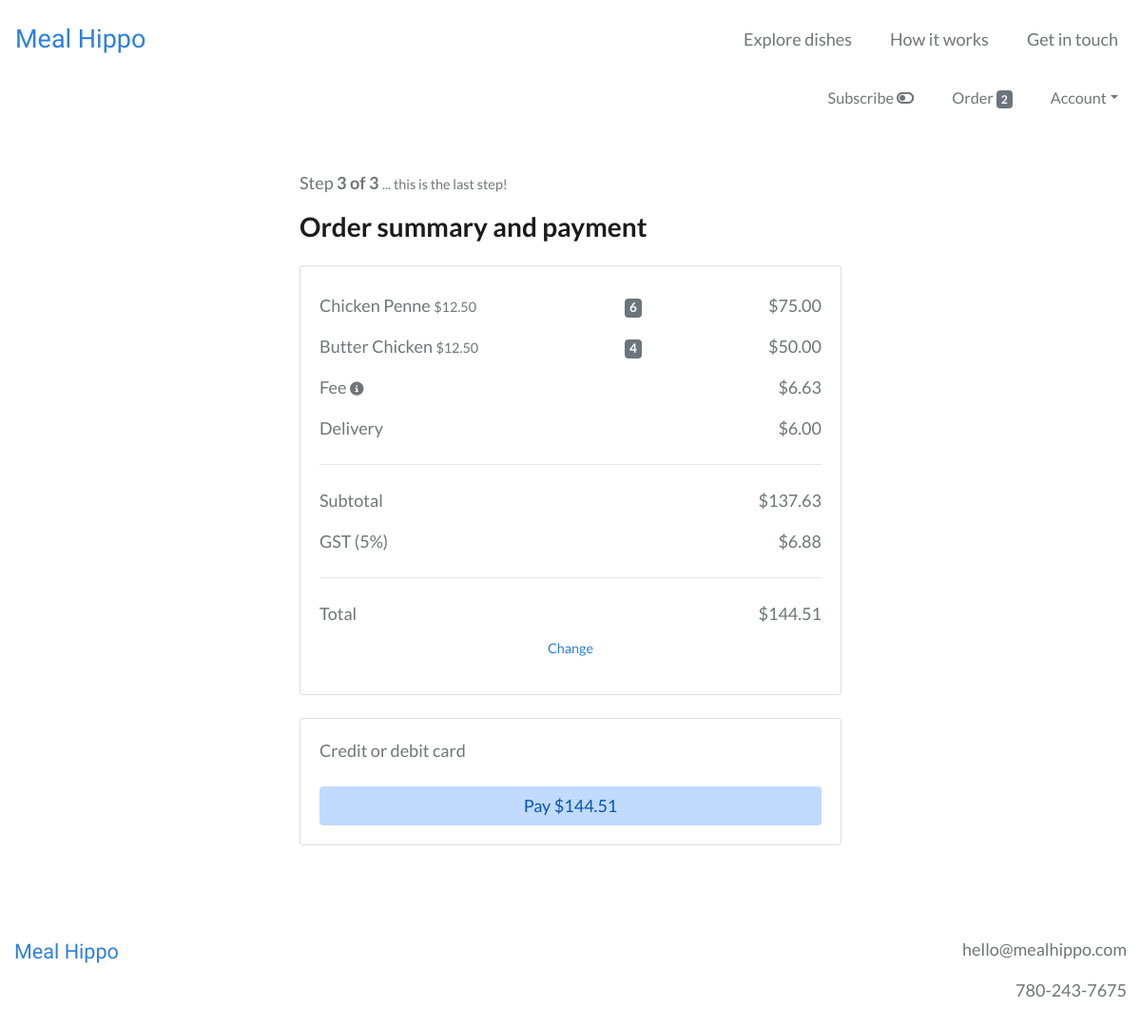
The app's page /order/payment (signed in), older data.
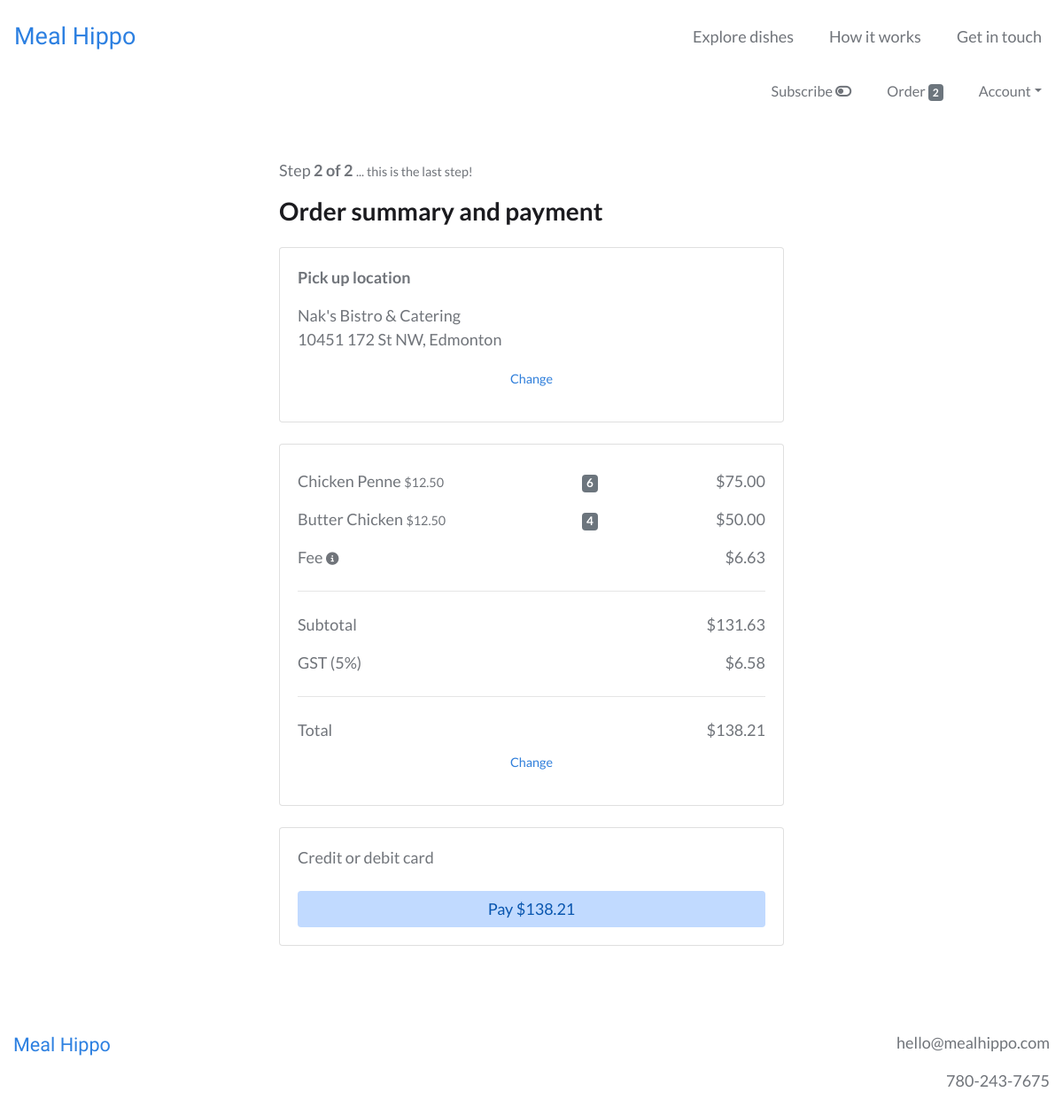
The same page, newer data.
### users/models.py (models this page shows, shortened)
class CustomUser(AbstractBaseUser):
    email = models.EmailField(unique=True)
    is_active = models.BooleanField(default=True)
    is_admin = models.BooleanField(default=False)
    objects = CustomUserManager()
    USERNAME_FIELD = 'email'
    REQUIRED_FIELDS = []

### webplatform/models.py (models this page shows, shortened)
class Order(models.Model):
    user = models.ForeignKey(settings.AUTH_USER_MODEL, on_delete=models.CASCADE)
    items = models.ManyToManyField(OrderItem)
    to_be_delivered = models.BooleanField(default=True)
    delivery_date = models.DateField(null=True)
    delivery_time = models.TimeField(null=True)
    is_completed = models.BooleanField(default=False)
    payment = models.ForeignKey(Payment, on_delete=models.SET_NULL, blank=True, null=True)
    created_at = models.DateTimeField(auto_now_add=True)
    modified_at = models.DateTimeField(auto_now=True)
    def get_order_initial_subtotal(self):
        order_initial_subtotal = 0
        for item in self.items.all():
            order_initial_subtotal += item.get_total_item_price()
        return order_initial_subtotal
    def get_order_web_fee(self):
        order_initial_subtotal = self.get_order_initial_subtotal()
        website_fee_fixed = 3
        website_fee_variable = 0.029
        order_web_fee = website_fee_fixed + order_initial_subtotal * website_fee_variable
        return order_web_fee
    def get_order_subtotal(self):
        order_initial_subtotal = self.get_order_initial_subtotal()
        order_web_fee = self.get_order_web_fee()
        order_subtotal = order_initial_subtotal + order_web_fee
        if not UserDeliveryDetail.objects.filter(user=self.user)[0].free_delivery and self.to_be_delivered:
            order_delivery_fee = 6
            order_subtotal += order_delivery_fee
        return order_subtotal
    def get_order_gst(self):
        order_subtotal = self.get_order_subtotal()
        gst_rate = 0.05
        order_gst = order_subtotal * gst_rate
        return order_gst
    def get_order_total(self):
        order_subtotal = self.get_order_subtotal()
        order_gst = self.get_order_gst()
        order_total = order_subtotal + order_gst
        return order_total

class OrderItem(models.Model):
    user = models.ForeignKey(settings.AUTH_USER_MODEL, on_delete=models.CASCADE)
    item = models.ForeignKey(Item, on_delete=models.CASCADE)
    quantity = models.IntegerField(default=1)
    is_completed = models.BooleanField(default=False)
    def get_total_item_price(self):
        return self.quantity * self.item.price

class Item(models.Model):
    supplier = models.ForeignKey(Supplier, on_delete=models.CASCADE)
    name = models.CharField(max_length=100)
    description = models.TextField()
    price = models.FloatField()
    minimum_portions = models.IntegerField(blank=True, null=True)
    portion_increment = models.IntegerField(blank=True, null=True)
    minimum_lead_time = models.IntegerField(blank=True, null=True)
    calories = models.CharField(max_length=100, blank=True, null=True)
    protein = models.FloatField(blank=True, null=True)
    fat = models.FloatField(blank=True, null=True)
    carbs = models.FloatField(blank=True, null=True)
    is_active = models.BooleanField()
    is_featured = models.BooleanField(default=False)
    created_at = models.DateTimeField(auto_now_add=True)
    modified_at = models.DateTimeField(auto_now=True)

class UserDeliveryDetail(models.Model):
    user = models.OneToOneField(settings.AUTH_USER_MODEL, on_delete=models.CASCADE)
    phone = models.CharField(max_length=20)
    address = models.TextField()
    instructions = models.TextField(blank=True, null=True)
    free_delivery = models.BooleanField(default=True)
    is_subscribed = models.BooleanField(default=False, verbose_name='subscribe weekly')

### webplatform/views.py (the view, shortened to what this page needs)
# urls.py: path('order/payment', views.OrderPaymentView.as_view(), name='order_payment_view'),
class OrderPaymentView(IsSubscribedMixin, LoginRequiredMixin, View):
    def get(self, *args, **kwargs):
        user = self.request.user
        order = models.Order.objects.get(user=user, is_completed=False)
        order_items = order.items.all()
        free_delivery = models.UserDeliveryDetail.objects.get(user=user).free_delivery
        context = {
            'order': order,
            'order_items': order_items,
            'free_delivery': free_delivery,
            'stripe_pk': settings.STRIPE_API_PUBLISHABLE_KEY,
        }
        return render(self.request, 'webplatform/order_payment_view.html', context)

### webplatform/templatetags/cart_templatetags.py (called while the page is built)
@register.filter
def cart_item_count(user):
    if user.is_authenticated:
        queryset = models.Order.objects.filter(user=user, is_completed=False)
        if queryset.exists():
            return queryset[0].items.count()
    return 0

### webplatform/templates/webplatform/order_payment_view.html (shortened to what this page needs)
{% extends 'base.html' %}
{% load static %}
{% load crispy_forms_tags %}
{% load humanize %}
{% block content %}
<div class="container-fluid my-5">
  <div class="row">
    <div class="col-lg-6 offset-lg-3 col-md-8 offset-md-2 col-12">
      {% if order.to_be_delivered %}
        <p>Step <b>3 of 3</b> <small>... this is the last step!</small></p>
      {% else %}
        <p>Step <b>2 of 2</b> <small>... this is the last step!</small></p>
      {% endif %}
      <h3 class="mb-4">Order summary and payment</h3>
      {% if not order.to_be_delivered %}
        <div class="card mb-4">
          <div class="card-body">
            <p><b>Pick up location</b></p>
            <p>
              Nak's Bistro & Catering<br>
              10451 172 St NW, Edmonton
            </p>
            <p class="text-center"><small><a href="{% url 'webplatform:order_items_view' %}">Change</a></small></p>
          </div>
        </div>
      {% endif %}
      <div class="card mb-4">
        <div class="card-body">
					<div class="container">
            {% for order_item in order_items %}
              <div class="row py-2">
                <div class="col-6 text-left px-0">
                  {{ order_item.item.name }} <small class="mr-3">${{ order_item.item.price|floatformat:2|intcomma }}</small>
                </div>
                <div class="col-3 text-center px-0">
                  <span class="badge badge-secondary">{{ order_item.quantity }}</span>
                </div>
                <div class="col-3 text-right px-0">
                  ${{ order_item.get_total_item_price|floatformat:2|intcomma }}
                </div>
              </div>
            {% endfor %}
            <div class="row py-2">
              <div class="col-6 text-left px-0">
                Fee <small><span data-toggle="tooltip" data-placement="bottom" title="Covers costs related to payment transactions, servers, and software development"><i class="fas fa-info-circle"></i></span></small>
              </div>
              <div class="col-6 text-right px-0">
                ${{ order.get_order_web_fee|floatformat:2|intcomma }}
              </div>
            </div>
            {% if order.to_be_delivered %}
            <div class="row py-2">
              <div class="col-6 text-left px-0">
                {% if user.is_authenticated and free_delivery or not user.is_authenticated %}
                  <s>Delivery</s>
                {% else %}
                  Delivery
                {% endif %}
              </div>
              <div class="col-6 text-right px-0">
                {% if user.is_authenticated and free_delivery or not user.is_authenticated %}
                  <s>$6.00</s>
                  <br>
                  <small>Free delivery with first order</small>
                {% else %}
                  $6.00
                {% endif %}
              </div>
            </div>
            {% endif %}
            <div class="row">
              <div class="col px-0">
                <hr>
              </div>
            </div>
            <div class="row py-2">
              <div class="col-6 text-left px-0">
                Subtotal
              </div>
              <div class="col-6 text-right px-0">
                ${{ order.get_order_subtotal|floatformat:2|intcomma }}
              </div>
            </div>
            <div class="row py-2">
              <div class="col-6 text-left px-0">
                GST (5%)
              </div>
              <div class="col-6 text-right px-0">
                ${{ order.get_order_gst|floatformat:2|intcomma }}
              </div>
            </div>
            <div class="row">
              <div class="col px-0">
                <hr>
              </div>
            </div>
            <div class="row py-2">
              <div class="col-6 text-left px-0">
                Total
              </div>
              <div class="col-6 text-right px-0">
                ${{ order.get_order_total|floatformat:2|intcomma }}
              </div>
            </div>
						<div class="row">
							<div class="col px-0 text-center">
								<p><small><a href="{% url 'webplatform:order_items_view' %}">Change</a></small></p>
							</div>
						</div>
          </div>
        </div>
      </div>
      <div class="card">
        <div class="card-body">
          <form action="" method="post" id="payment-form">
            <div class="mb-3">
            	<label for="card-element">
            		Credit or debit card
            	</label>
            </div>
            <button class="btn btn-attention btn-block">Pay ${{ order.get_order_total|floatformat:2|intcomma }}</button>
          </form>
        </div>
      </div>
    </div>
  </div>
</div>
{% endblock %}

### templates/base.html (shortened to what this page needs)
{% load static %}
{% load cart_templatetags %}
<!DOCTYPE html>
<html lang="en" dir="ltr">
  <head>
    <link rel="stylesheet" href="https://stackpath.bootstrapcdn.com/bootstrap/4.4.1/css/bootstrap.min.css">
    <link rel="stylesheet" type="text/css" href="{% static 'style.css' %}">
  </head>
  <body>
    <nav class="navbar navbar-expand-md navbar-light py-3">
      <a class="navbar-brand" href="{% url 'webplatform:home_view' %}">Meal&nbsp;Hippo</a>
      <div class="collapse navbar-collapse" id="navbarText">
        <ul class="navbar-nav ml-auto">
          <li class="nav-item mr-4">
            <a class="nav-link" href="{% url 'webplatform:order_items_view' %}">Explore dishes</a>
          </li>
          <li class="nav-item mr-4">
            <a class="nav-link" href="{% url 'webplatform:support_view' %}">How it works</a>
          </li>
          {% if user.is_authenticated %}
            <li class="nav-item">
          {% else %}
            <li class="nav-item mr-4">
          {% endif %}
            <a class="nav-link" href="{% url 'webplatform:contact_view' %}">Get in touch</a>
          </li>
        </ul>
      </div>
    </nav>
    {% if user.is_authenticated %}
        <nav class="navbar navbar-expand navbar-light user-nav pt-0">
            <ul class="navbar-nav mx-auto ml-md-auto mr-md-0">
              {% if is_subscribed %}
                <li class="nav-item mr-4">
                  <a class="nav-link" href="{% url 'webplatform:subscribe_toggle' request.path %}">Subscribed <i class="fas fa-toggle-on"></i></a>
                </li>
              {% else %}
                <span data-toggle="tooltip" data-placement="bottom" title="Save 5% on all orders">
                  <li class="nav-item mr-4">
                    <a class="nav-link" href="{% url 'webplatform:subscribe_toggle' request.path %}">Subscribe <i class="fas fa-toggle-off"></i></a>
                  </li>
                </span>
              {% endif %}
              <li class="nav-item mr-4">
                <a class="nav-link" href="{% url 'webplatform:order_items_view' %}">
                  Order <span class="badge badge-secondary">{{ request.user|cart_item_count }}</span>
                </a>
              </li>
              <li class="nav-item dropdown">
                <a class="nav-link dropdown-toggle" data-toggle="dropdown" href="#" role="button" aria-haspopup="true" aria-expanded="false">Account</a>
              </li>
            </ul>
        </nav>
    {% endif %}
    {% block content %}
    {% endblock %}
    <footer>
      <div class="container-fluid text-center py-5 mb-5">
        <div class="row">
          <div class="col-sm text-sm-left mb-4">
            <span class="logo">
              <a href="{% url 'webplatform:home_view' %}">Meal&nbsp;Hippo</a>
            </span>
          </div>
          <div class="col-sm text-sm-right">
            <p>hello@mealhippo.com</p>
            <p>780-243-7675</p>
          </div>
        </div>
      </div>
    </footer>
  </body>
</html>

### static/style.css (style rules this page uses)
:root { --heading: #1B1B1F; --sub_heading: #1B1B1F; --text: #70747A; --logo: #2D80E1; --button_dark: #307FDB; --button_light: #388FF4; --link_dark: #307FDB; --link_light: #388FF4; --nav_dark: #70747A; --nav_light: #1B1B1F; --attention_dark: #C1DAFF; --attention_light: #D8E8FF; --attention_text: #0956AF; }
body { color: var(--text); font-family: 'Lato', sans-serif; font-size: 18px; }
.btn { font-size: 1em; }
a, .btn-link { color: var(--link_dark); }
h1, h2, h3 { font-weight: bold; color: var(--heading); }
.navbar-light .navbar-brand, .logo a { color: var(--logo); font-size: 1.5em; font-family: 'Varela Round', "Arial Rounded MT Bold", "Helvetica Rounded", sans-serif; }
.logo a { font-size: 1.2em; }
.navbar-nav .nav-item a.nav-link { color: var(--nav_dark); }
.user-nav { font-size: 0.9em; }
.btn { padding-left: 25px; padding-right: 25px; }
.btn-attention { background: var(--attention_dark); color: var(--attention_text); }

Row changes from the older to the newer data that the page shows:
changed Order: to_be_delivered True → False (drawn); get_order_subtotal "137.63" → "131.63"; get_order_gst "6.88" → "6.58"; get_order_total "144.51" → "138.21"
Text that changed along with them:
text no longer shown: "3 of 3 Delivery $6.00"
text now shown: "2 of 2 Pick up location Nak's Bistro & Catering 10451 172 St NW, Edmonton Change"
